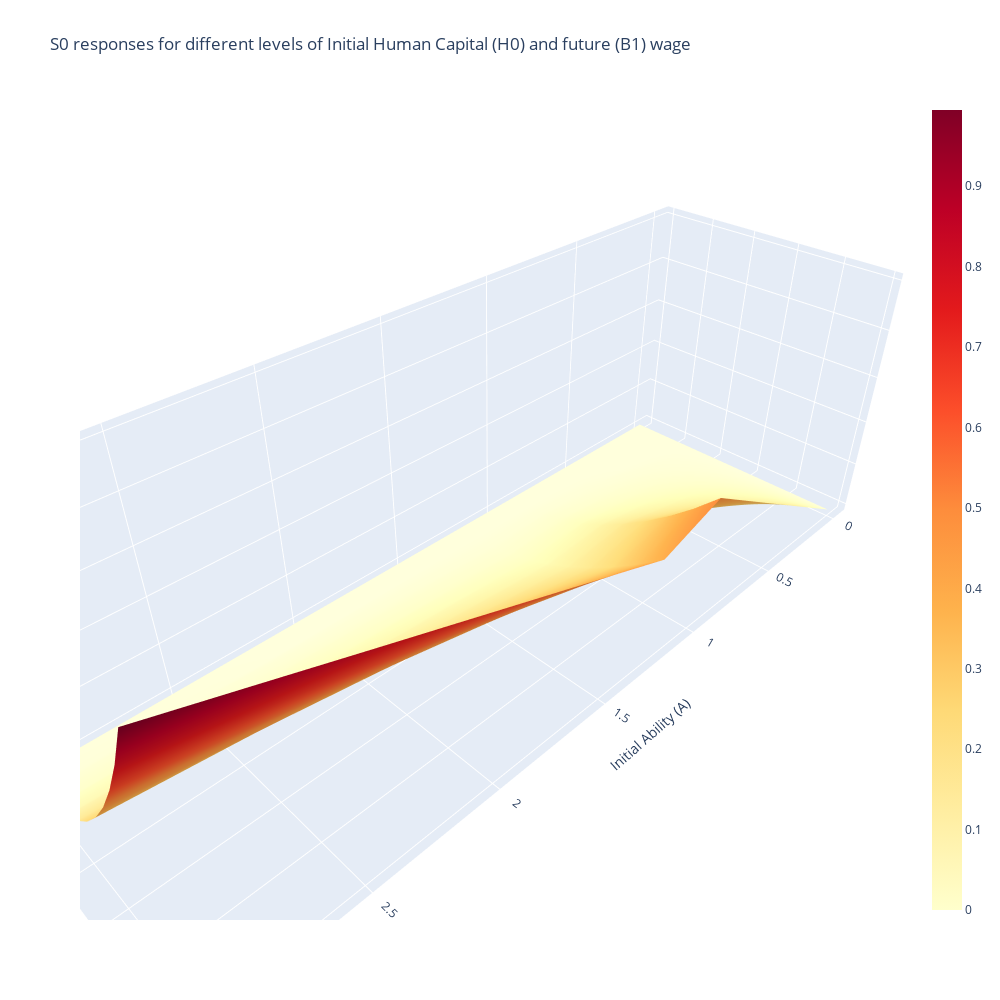

Source (notebook cell):
### Markdown cell above
**Interpretation**

The graph above shows the ratio of time that would be spent studying during youth for different levels of government resources allocated to education (E) and for different levels of Initial Ability (A). As expected, individuals with higher Initial Ability will tend to take better advantage of the abundance of educational infrastructure and resources, spending up to 40% of their time, compared to those with an A close to zero, who even with a quality education will choose to spend a zero fraction of their time on education.

This may be because individuals with higher cognitive skills, either by birth or acquired at home in their early childhood years, will tend to be more aware that more schooling will allow them to have a higher level of income in their adult life.

### Code cell
# Create the boxes to store the values
S0_Ex3 = np.zeros((len(As), len(B1s)))
model = HumanCapitalModelClass()

# Here we are looping over all possible values in the parameters
for j, A in enumerate(As):
    for i, B1 in enumerate(B1s):
        model.par.A = A
        model.par.B1 = B1
        if A <= 1:
            model.par.E = 5
        elif A > 1 and A <= 2:
            model.par.E = 3
        sol_3 = model.solve_continously()
        S0_Ex3[i, j] = sol_3.S0


# Here we are storing the values created before (Es and Gammas)
As_mesh, B1s_mesh = np.meshgrid(As, B1s)

# Ploting in 3D
fig = go.Figure(data=[go.Surface(x=As_mesh, y=B1s_mesh, z=S0_Ex3)])
# This part of the code is important because is how to set the point labels and color of the grid
fig.update_traces(
    colorscale="YlOrRd",  # Set the color scale
    hovertemplate="A: %{x}<br>B1: %{y}<br>S0: %{z}<extra></extra>" 
)
# Just the plot
fig.update_layout(
    scene=dict(
        xaxis=dict(title="Initial Ability (A)", showgrid=True),
        yaxis=dict(title="Wage level at periot t+1 (B1)", showgrid=True),
        zaxis=dict(title="Fraction of time at schooling when young", showgrid=True)
    ),
    title="S0 responses for different levels of Initial Human Capital (H0) and future (B1) wage",
    width=1000,
    height=1000
)
fig.show()

### Figure 1 — Plotly figure (JSON) as saved in the notebook; plotly's stock layout.template omitted (floating-point values rounded to 4 significant figures)
{"data": [{"colorscale": [[0, "rgb(255,255,204)"], [0.125, "rgb(255,237,160)"], [0.25, "rgb(254,217,118)"], [0.375, "rgb(254,178,76)"], [0.5, "rgb(253,141,60)"], [0.625, "rgb(252,78,42)"], [0.75, "rgb(227,26,28)"], [0.875, "rgb(189,0,38)"], [1, "rgb(128,0,38)"]], "hovertemplate": "A: %{x}<br>B1: %{y}<br>S0: %{z}<extra></extra>", "type": "surface", "x": [[0, 0.3, 0.6, 0.9, 1.2, 1.5, 1.8, 2.1, 2.4, 2.7, 3], [0, 0.3, 0.6, 0.9, 1.2, 1.5, 1.8, 2.1, 2.4, 2.7, 3], [0, 0.3, 0.6, 0.9, 1.2, 1.5, 1.8, 2.1, 2.4, 2.7, 3], [0, 0.3, 0.6, 0.9, 1.2, 1.5, 1.8, 2.1, 2.4, 2.7, 3], [0, 0.3, 0.6, 0.9, 1.2, 1.5, 1.8, 2.1, 2.4, 2.7, 3], [0, 0.3, 0.6, 0.9, 1.2, 1.5, 1.8, 2.1, 2.4, 2.7, 3], [0, 0.3, 0.6, 0.9, 1.2, 1.5, 1.8, 2.1, 2.4, 2.7, 3], [0, 0.3, 0.6, 0.9, 1.2, 1.5, 1.8, 2.1, 2.4, 2.7, 3], [0, 0.3, 0.6, 0.9, 1.2, 1.5, 1.8, 2.1, 2.4, 2.7, 3], [0, 0.3, 0.6, 0.9, 1.2, 1.5, 1.8, 2.1, 2.4, 2.7, 3], [0, 0.3, 0.6, 0.9, 1.2, 1.5, 1.8, 2.1, 2.4, 2.7, 3]], "y": [[0, 0, 0, 0, 0, 0, 0, 0, 0, 0, 0], [0.1, 0.1, 0.1, 0.1, 0.1, 0.1, 0.1, 0.1, 0.1, 0.1, 0.1], [0.2, 0.2, 0.2, 0.2, 0.2, 0.2, 0.2, 0.2, 0.2, 0.2, 0.2], [0.3, 0.3, 0.3, 0.3, 0.3, 0.3, 0.3, 0.3, 0.3, 0.3, 0.3], [0.4, 0.4, 0.4, 0.4, 0.4, 0.4, 0.4, 0.4, 0.4, 0.4, 0.4], [0.5, 0.5, 0.5, 0.5, 0.5, 0.5, 0.5, 0.5, 0.5, 0.5, 0.5], [0.6, 0.6, 0.6, 0.6, 0.6, 0.6, 0.6, 0.6, 0.6, 0.6, 0.6], [0.7, 0.7, 0.7, 0.7, 0.7, 0.7, 0.7, 0.7, 0.7, 0.7, 0.7], [0.8, 0.8, 0.8, 0.8, 0.8, 0.8, 0.8, 0.8, 0.8, 0.8, 0.8], [0.9, 0.9, 0.9, 0.9, 0.9, 0.9, 0.9, 0.9, 0.9, 0.9, 0.9], [1, 1, 1, 1, 1, 1, 1, 1, 1, 1, 1]], "z": [[0, 0, 0, 0, 0, 0, 0, 0, 0, 0, 0], [0, 0.0004865, 0.0004897, 0.0004909, 0.0004903, 0.0004909, 0.0004913, 0.0004917, 0.007911, 0.00887, 0.009942], [0, 0.0004916, 0.01323, 0.01989, 0.01582, 0.01989, 0.02384, 0.02776, 0.03166, 0.03581, 0.03977], [0, 0.01485, 0.02971, 0.04472, 0.03581, 0.04472, 0.05359, 0.06268, 0.07162, 0.08055, 0.08946], [0, 0.02646, 0.05294, 0.07956, 0.06367, 0.07956, 0.0954, 0.1112, 0.1273, 0.1432, 0.1591], [0, 0.04142, 0.08286, 0.1244, 0.09935, 0.1244, 0.1492, 0.174, 0.1988, 0.2234, 0.2487], [0, 0.05946, 0.119, 0.179, 0.1432, 0.179, 0.2145, 0.2507, 0.2865, 0.3223, 0.358], [4.441e-16, 0.08121, 0.1624, 0.2438, 0.1948, 0.2438, 0.2925, 0.3411, 0.3897, 0.4382, 0.4875], [0, 0.1059, 0.2119, 0.3183, 0.2547, 0.3183, 0.3818, 0.4451, 0.5094, 0.5731, 0.6367], [1.554e-15, 0.1343, 0.2686, 0.4026, 0.3223, 0.4026, 0.4836, 0.5641, 0.6446, 0.725, 0.8054], [8.882e-16, 0.1657, 0.3315, 0.4975, 0.3976, 0.4975, 0.5969, 0.6963, 0.7954, 0.8954, 0.9949]]}], "layout": {"height": 1000, "scene": {"xaxis": {"showgrid": true, "title": {"text": "Initial Ability (A)"}}, "yaxis": {"showgrid": true, "title": {"text": "Wage level at periot t+1 (B1)"}}, "zaxis": {"showgrid": true, "title": {"text": "Fraction of time at schooling when young"}}}, "title": {"text": "S0 responses for different levels of Initial Human Capital (H0) and future (B1) wage"}, "width": 1000}}
